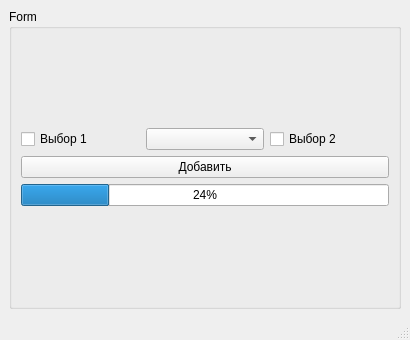
<?xml version="1.0" encoding="UTF-8"?>
<ui version="4.0">
 <class>MainWindow</class>
 <widget class="QMainWindow" name="MainWindow">
  <property name="geometry">
   <rect>
    <x>0</x>
    <y>0</y>
    <width>410</width>
    <height>340</height>
   </rect>
  </property>
  <property name="windowTitle">
   <string>MainWindow</string>
  </property>
  <widget class="QWidget" name="centralwidget">
   <layout class="QGridLayout" name="gridLayout">
    <item row="0" column="0">
     <layout class="QVBoxLayout" name="verticalLayout">
      <item>
       <widget class="QGroupBox" name="groupBox">
        <property name="title">
         <string>Form</string>
        </property>
        <layout class="QVBoxLayout" name="verticalLayout_3">
         <item>
          <layout class="QVBoxLayout" name="verticalLayout_2">
           <item>
            <layout class="QHBoxLayout" name="horizontalLayout_3">
             <item>
              <widget class="QCheckBox" name="radio1">
               <property name="text">
                <string>Выбор 1</string>
               </property>
              </widget>
             </item>
             <item>
              <widget class="QComboBox" name="cB_1"/>
             </item>
             <item>
              <widget class="QCheckBox" name="radio2">
               <property name="text">
                <string>Выбор 2</string>
               </property>
              </widget>
             </item>
            </layout>
           </item>
           <item>
            <widget class="QPushButton" name="pushButton">
             <property name="text">
              <string>Добавить</string>
             </property>
            </widget>
           </item>
           <item>
            <widget class="QProgressBar" name="progressBar">
             <property name="value">
              <number>24</number>
             </property>
            </widget>
           </item>
          </layout>
         </item>
        </layout>
       </widget>
      </item>
     </layout>
    </item>
   </layout>
  </widget>
  <widget class="QMenuBar" name="menubar">
   <property name="geometry">
    <rect>
     <x>0</x>
     <y>0</y>
     <width>410</width>
     <height>21</height>
    </rect>
   </property>
  </widget>
  <widget class="QStatusBar" name="statusbar"/>
 </widget>
 <resources/>
 <connections/>
</ui>
